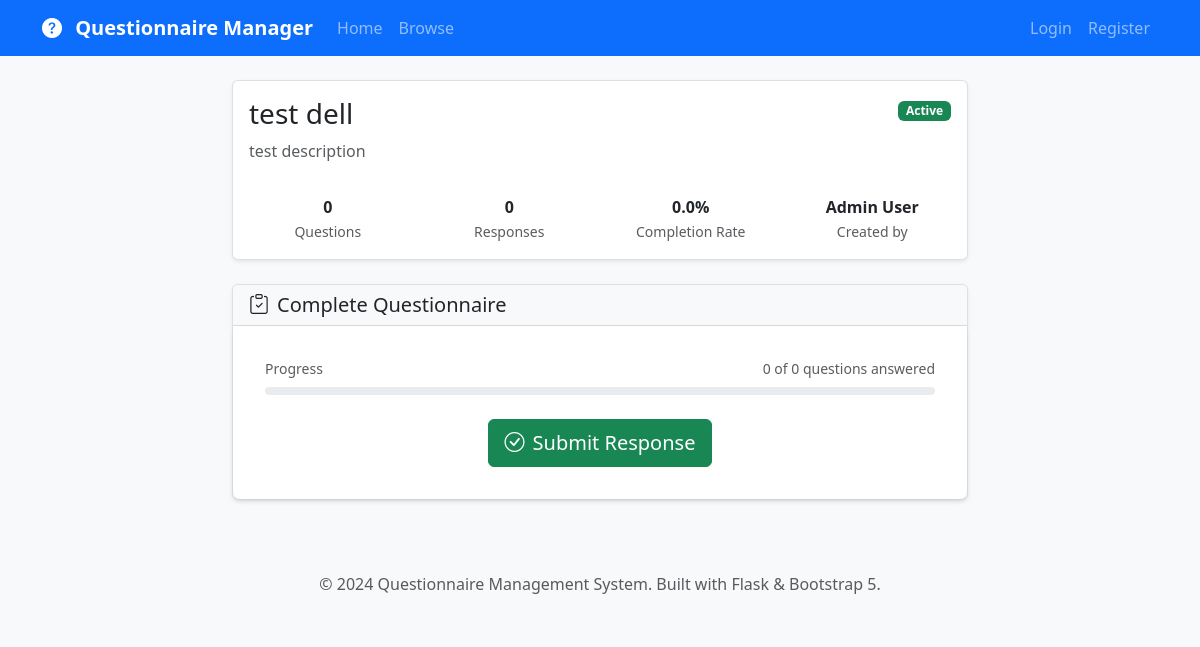
The page /questionnaire/1 on the database as committed earlier.
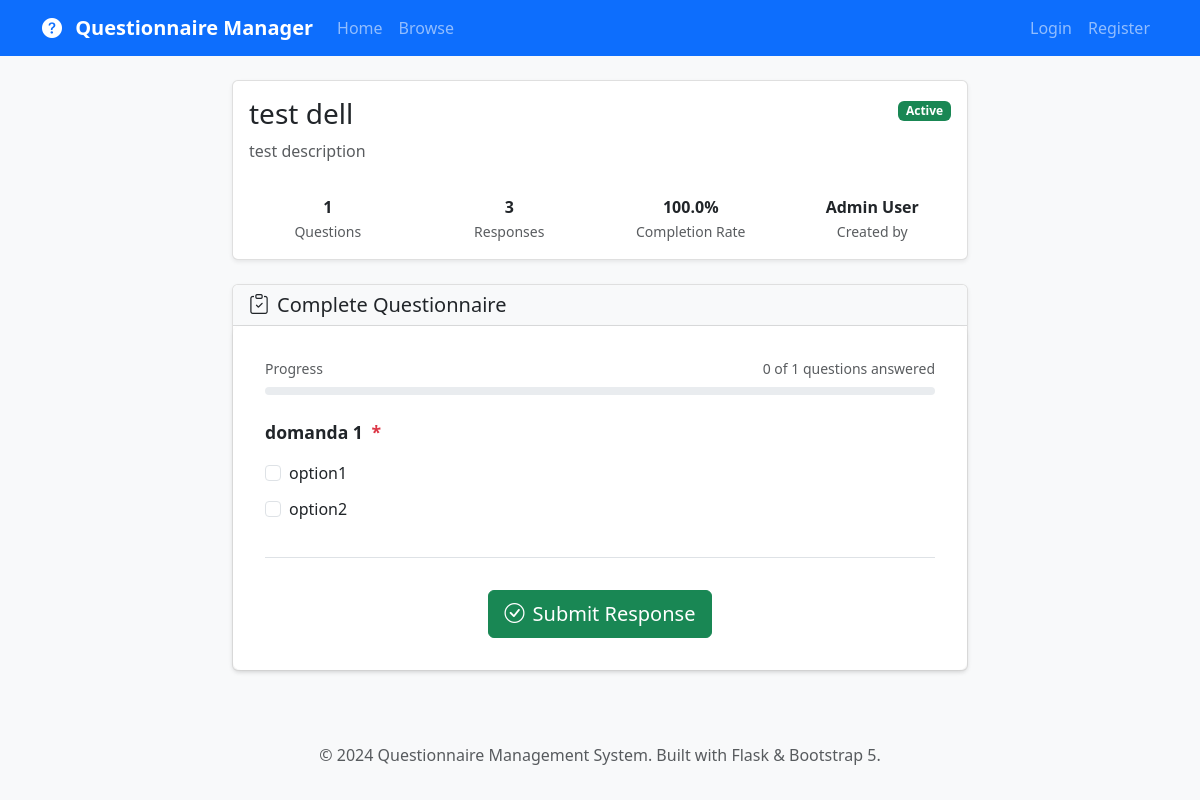
The same page on the database as committed later.
### app/models.py (models this page shows, shortened)
class Question(db.Model):
    __tablename__ = 'questions'
    id = db.Column(db.Integer, primary_key=True)
    questionnaire_id = db.Column(db.Integer, db.ForeignKey('questionnaires.id'), nullable=False)
    question_text = db.Column(db.Text, nullable=False)
    question_type = db.Column(db.String(20), nullable=False)  # single_choice, multiple_choice, open_ended, scale
    options = db.Column(db.Text)  # JSON string for choice options
    order = db.Column(db.Integer, default=0)
    is_required = db.Column(db.Boolean, default=True)
    created_at = db.Column(db.DateTime, default=datetime.utcnow)
    answers = db.relationship('Answer', backref='question', lazy='dynamic', cascade='all, delete-orphan')
    def get_options_list(self):
        if self.options:
            try:
                return json.loads(self.options)
            except json.JSONDecodeError:
                return []
        return []

### app/main/routes.py (the view)
@bp.route('/questionnaire/<int:id>')
def view_questionnaire(id):
    questionnaire = Questionnaire.query.get_or_404(id)
    if not questionnaire.is_active and questionnaire.creator != current_user and not current_user.is_authenticated:
        flash('This questionnaire is not available.', 'warning')
        return redirect(url_for('main.questionnaires'))
    user_response = None
    if current_user.is_authenticated:
        user_response = Response.query.filter_by(
            questionnaire_id=id,
            user_id=current_user.id,
            is_complete=True
        ).first()
    can_respond, message = questionnaire.can_user_respond(current_user if current_user.is_authenticated else None)
    return render_template('main/view_questionnaire.html',
                         title=questionnaire.title,
                         questionnaire=questionnaire,
                         user_response=user_response,
                         can_respond=can_respond,
                         response_message=message)

### app/models.py (called while the page is built, shortened)
    def get_full_name(self):
        if self.first_name and self.last_name:
            return f"{self.first_name} {self.last_name}"
        return self.username

    def get_total_responses(self):
        return self.responses.filter_by(is_complete=True).count()

    def get_completion_rate(self):
        total = self.responses.count()
        completed = self.responses.filter_by(is_complete=True).count()
        return (completed / total * 100) if total > 0 else 0

    def get_question_count(self):
        return self.questions.count()

    def can_user_respond(self, user):
        if not self.is_active:
            return False, "Questionnaire is not active"
        return True, "Can respond"

### app/templates/main/view_questionnaire.html (shortened to what the changed rows need)
{% extends "base.html" %}
{% block content %}
<div class="row">
    <div class="col-lg-8 mx-auto">
        <div class="card mb-4">
            <div class="card-body">
                <div class="d-flex justify-content-between align-items-start mb-3">
                    <div>
                        <h1 class="h3 mb-2">{{ questionnaire.title }}</h1>
                    </div>
                </div>
                <div class="row text-center">
                    <div class="col-md-3">
                        <div class="fw-bold">{{ questionnaire.get_question_count() }}</div>
                        <small class="text-muted">Questions</small>
                    </div>
                    <div class="col-md-3">
                        <div class="fw-bold">{{ questionnaire.get_total_responses() }}</div>
                        <small class="text-muted">Responses</small>
                    </div>
                    <div class="col-md-3">
                        <div class="fw-bold">{{ "%.1f"|format(questionnaire.get_completion_rate()) }}%</div>
                        <small class="text-muted">Completion Rate</small>
                    </div>
                </div>
            </div>
        </div>
        {% if can_respond %}
            <div class="card">
                <div class="card-header">
                    <h5 class="card-title mb-0">
                        <i class="bi bi-clipboard-check me-2"></i>Complete Questionnaire
                    </h5>
                </div>
                <div class="card-body response-form">
                    <div class="progress-container mb-4">
                        <div class="d-flex justify-content-between align-items-center mb-2">
                            <small class="text-muted">Progress</small>
                            <small class="text-muted" id="progress-text">0 of {{ questionnaire.get_question_count() }} questions answered</small>
                        </div>
                        <div class="progress">
                        </div>
                    </div>
                    <form id="response-form" method="POST" action="{{ url_for('api.submit_response', id=questionnaire.id) }}">
                        {% for question in questionnaire.questions %}
                            <div class="question-container" data-question-id="{{ question.id }}" data-required="{{ question.is_required|lower }}">
                                <div class="question-text">
                                    {{ question.question_text }}
                                    {% if question.is_required %}
                                        <span class="required-indicator">*</span>
                                    {% endif %}
                                </div>
                                {% if question.question_type == 'single_choice' %}
                                    <div class="mt-3">
                                        {% for option in question.get_options_list() %}
                                            <div class="form-check">
                                                <input class="form-check-input" type="radio"
                                                       name="question_{{ question.id }}"
                                                       value="{{ option }}"
                                                       id="q{{ question.id }}_{{ loop.index }}">
                                                <label class="form-check-label" for="q{{ question.id }}_{{ loop.index }}">
                                                    {{ option }}
                                                </label>
                                            </div>
                                        {% endfor %}
                                    </div>
                                {% elif question.question_type == 'multiple_choice' %}
                                    <div class="mt-3">
                                        {% for option in question.get_options_list() %}
                                            <div class="form-check">
                                                <input class="form-check-input" type="checkbox"
                                                       name="question_{{ question.id }}"
                                                       value="{{ option }}"
                                                       id="q{{ question.id }}_{{ loop.index }}">
                                                <label class="form-check-label" for="q{{ question.id }}_{{ loop.index }}">
                                                    {{ option }}
                                                </label>
                                            </div>
                                        {% endfor %}
                                    </div>
                                {% endif %}
                            </div>
                        {% endfor %}
                        <div class="text-center mt-4">
                            <button type="submit" class="btn btn-success btn-lg">
                                <i class="bi bi-check-circle me-2"></i>Submit Response
                            </button>
                        </div>
                    </form>
                </div>
            </div>
        {% endif %}
    </div>
</div>
{% endblock %}

Rows that differ between the two databases and show on the page:
added Question: question_text "domanda 1", get_options_list "option1" "option2"
Other text that changed with them:
{{ questionnaire.get_question_count() }}: "0" → "1"
{{ questionnaire.get_total_responses() }}: "0" → "3"
{{ "%.1f"|format(questionnaire.get_completion_rate()) }}: "0.0" → "100.0"
text written by a page script: "0 of 0 questions answered" → "0 of 1 questions answered"
